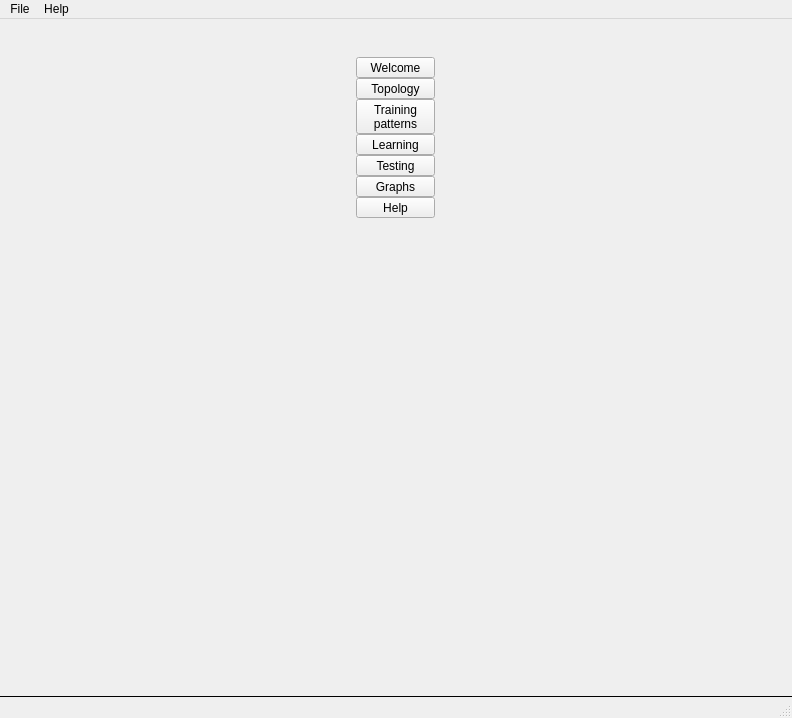
<?xml version="1.0" encoding="UTF-8"?>
<ui version="4.0">
 <class>MainWindow</class>
 <widget class="QMainWindow" name="MainWindow">
  <property name="geometry">
   <rect>
    <x>0</x>
    <y>0</y>
    <width>792</width>
    <height>718</height>
   </rect>
  </property>
  <property name="windowTitle">
   <string>MainWindow</string>
  </property>
  <property name="tabShape">
   <enum>QTabWidget::Rounded</enum>
  </property>
  <widget class="QWidget" name="centralWidget">
   <layout class="QHBoxLayout" name="horizontalLayout">
    <property name="spacing">
     <number>0</number>
    </property>
    <property name="margin">
     <number>0</number>
    </property>
    <item>
     <widget class="QFrame" name="frame_3">
      <property name="sizePolicy">
       <sizepolicy hsizetype="Fixed" vsizetype="Preferred">
        <horstretch>1</horstretch>
        <verstretch>0</verstretch>
       </sizepolicy>
      </property>
      <property name="minimumSize">
       <size>
        <width>80</width>
        <height>0</height>
       </size>
      </property>
      <property name="maximumSize">
       <size>
        <width>80</width>
        <height>16777215</height>
       </size>
      </property>
      <property name="baseSize">
       <size>
        <width>0</width>
        <height>0</height>
       </size>
      </property>
      <property name="styleSheet">
       <string notr="true"/>
      </property>
      <property name="frameShape">
       <enum>QFrame::NoFrame</enum>
      </property>
      <property name="frameShadow">
       <enum>QFrame::Raised</enum>
      </property>
      <layout class="QVBoxLayout" name="verticalLayout_2">
       <property name="spacing">
        <number>0</number>
       </property>
       <property name="margin">
        <number>0</number>
       </property>
       <item>
        <widget class="QFrame" name="frame_5">
         <property name="minimumSize">
          <size>
           <width>0</width>
           <height>28</height>
          </size>
         </property>
         <property name="maximumSize">
          <size>
           <width>16777215</width>
           <height>28</height>
          </size>
         </property>
         <property name="styleSheet">
          <string notr="true">background-image: url(:/Images/toolbar.png);
border-right: 1px solid black;</string>
         </property>
         <property name="lineWidth">
          <number>0</number>
         </property>
        </widget>
       </item>
       <item>
        <widget class="QFrame" name="frame">
         <property name="styleSheet">
          <string notr="true">background-image: url(:/Images/toolmenu.png);
border-right: 1px solid black;</string>
         </property>
         <property name="frameShadow">
          <enum>QFrame::Raised</enum>
         </property>
         <layout class="QVBoxLayout" name="verticalLayout">
          <property name="spacing">
           <number>0</number>
          </property>
          <property name="margin">
           <number>0</number>
          </property>
          <item>
           <spacer name="verticalSpacer_2">
            <property name="orientation">
             <enum>Qt::Vertical</enum>
            </property>
            <property name="sizeType">
             <enum>QSizePolicy::Fixed</enum>
            </property>
            <property name="sizeHint" stdset="0">
             <size>
              <width>20</width>
              <height>10</height>
             </size>
            </property>
           </spacer>
          </item>
          <item>
           <widget class="QToolButton" name="toolButton_2">
            <property name="sizePolicy">
             <sizepolicy hsizetype="Fixed" vsizetype="Fixed">
              <horstretch>0</horstretch>
              <verstretch>0</verstretch>
             </sizepolicy>
            </property>
            <property name="minimumSize">
             <size>
              <width>79</width>
              <height>0</height>
             </size>
            </property>
            <property name="baseSize">
             <size>
              <width>0</width>
              <height>0</height>
             </size>
            </property>
            <property name="text">
             <string>Welcome</string>
            </property>
            <property name="icon">
             <iconset resource="../styles.qrc">
              <normaloff>:/Images/welcome.png</normaloff>:/Images/welcome.png</iconset>
            </property>
            <property name="iconSize">
             <size>
              <width>32</width>
              <height>32</height>
             </size>
            </property>
            <property name="checkable">
             <bool>true</bool>
            </property>
            <property name="popupMode">
             <enum>QToolButton::DelayedPopup</enum>
            </property>
            <property name="toolButtonStyle">
             <enum>Qt::ToolButtonTextUnderIcon</enum>
            </property>
            <property name="autoRaise">
             <bool>false</bool>
            </property>
            <attribute name="buttonGroup">
             <string notr="true">buttonGroup</string>
            </attribute>
           </widget>
          </item>
          <item>
           <widget class="QToolButton" name="toolButton">
            <property name="sizePolicy">
             <sizepolicy hsizetype="Fixed" vsizetype="Fixed">
              <horstretch>0</horstretch>
              <verstretch>0</verstretch>
             </sizepolicy>
            </property>
            <property name="minimumSize">
             <size>
              <width>79</width>
              <height>0</height>
             </size>
            </property>
            <property name="baseSize">
             <size>
              <width>0</width>
              <height>0</height>
             </size>
            </property>
            <property name="text">
             <string>Topology</string>
            </property>
            <property name="icon">
             <iconset resource="../styles.qrc">
              <normaloff>:/Images/files.png</normaloff>:/Images/files.png</iconset>
            </property>
            <property name="iconSize">
             <size>
              <width>32</width>
              <height>32</height>
             </size>
            </property>
            <property name="checkable">
             <bool>true</bool>
            </property>
            <property name="popupMode">
             <enum>QToolButton::DelayedPopup</enum>
            </property>
            <property name="toolButtonStyle">
             <enum>Qt::ToolButtonTextUnderIcon</enum>
            </property>
            <property name="autoRaise">
             <bool>false</bool>
            </property>
            <attribute name="buttonGroup">
             <string notr="true">buttonGroup</string>
            </attribute>
           </widget>
          </item>
          <item>
           <widget class="QToolButton" name="toolButton_5">
            <property name="sizePolicy">
             <sizepolicy hsizetype="Fixed" vsizetype="Fixed">
              <horstretch>0</horstretch>
              <verstretch>0</verstretch>
             </sizepolicy>
            </property>
            <property name="minimumSize">
             <size>
              <width>79</width>
              <height>0</height>
             </size>
            </property>
            <property name="baseSize">
             <size>
              <width>0</width>
              <height>0</height>
             </size>
            </property>
            <property name="text">
             <string>Training
patterns</string>
            </property>
            <property name="icon">
             <iconset resource="../styles.qrc">
              <normaloff>:/Images/files.png</normaloff>:/Images/files.png</iconset>
            </property>
            <property name="iconSize">
             <size>
              <width>32</width>
              <height>32</height>
             </size>
            </property>
            <property name="checkable">
             <bool>true</bool>
            </property>
            <property name="popupMode">
             <enum>QToolButton::DelayedPopup</enum>
            </property>
            <property name="toolButtonStyle">
             <enum>Qt::ToolButtonTextUnderIcon</enum>
            </property>
            <property name="autoRaise">
             <bool>false</bool>
            </property>
            <attribute name="buttonGroup">
             <string notr="true">buttonGroup</string>
            </attribute>
           </widget>
          </item>
          <item>
           <widget class="QToolButton" name="toolButton_4">
            <property name="sizePolicy">
             <sizepolicy hsizetype="Fixed" vsizetype="Fixed">
              <horstretch>0</horstretch>
              <verstretch>0</verstretch>
             </sizepolicy>
            </property>
            <property name="minimumSize">
             <size>
              <width>79</width>
              <height>0</height>
             </size>
            </property>
            <property name="baseSize">
             <size>
              <width>0</width>
              <height>0</height>
             </size>
            </property>
            <property name="text">
             <string>Learning</string>
            </property>
            <property name="icon">
             <iconset resource="../styles.qrc">
              <normaloff>:/Images/files.png</normaloff>:/Images/files.png</iconset>
            </property>
            <property name="iconSize">
             <size>
              <width>32</width>
              <height>32</height>
             </size>
            </property>
            <property name="checkable">
             <bool>true</bool>
            </property>
            <property name="popupMode">
             <enum>QToolButton::DelayedPopup</enum>
            </property>
            <property name="toolButtonStyle">
             <enum>Qt::ToolButtonTextUnderIcon</enum>
            </property>
            <property name="autoRaise">
             <bool>false</bool>
            </property>
            <attribute name="buttonGroup">
             <string notr="true">buttonGroup</string>
            </attribute>
           </widget>
          </item>
          <item>
           <widget class="QToolButton" name="toolButton_6">
            <property name="sizePolicy">
             <sizepolicy hsizetype="Fixed" vsizetype="Fixed">
              <horstretch>0</horstretch>
              <verstretch>0</verstretch>
             </sizepolicy>
            </property>
            <property name="minimumSize">
             <size>
              <width>79</width>
              <height>0</height>
             </size>
            </property>
            <property name="baseSize">
             <size>
              <width>0</width>
              <height>0</height>
             </size>
            </property>
            <property name="text">
             <string>Testing</string>
            </property>
            <property name="icon">
             <iconset resource="../styles.qrc">
              <normaloff>:/Images/files.png</normaloff>:/Images/files.png</iconset>
            </property>
            <property name="iconSize">
             <size>
              <width>32</width>
              <height>32</height>
             </size>
            </property>
            <property name="checkable">
             <bool>true</bool>
            </property>
            <property name="popupMode">
             <enum>QToolButton::DelayedPopup</enum>
            </property>
            <property name="toolButtonStyle">
             <enum>Qt::ToolButtonTextUnderIcon</enum>
            </property>
            <property name="autoRaise">
             <bool>false</bool>
            </property>
            <attribute name="buttonGroup">
             <string notr="true">buttonGroup</string>
            </attribute>
           </widget>
          </item>
          <item>
           <widget class="QToolButton" name="toolButton_7">
            <property name="sizePolicy">
             <sizepolicy hsizetype="Fixed" vsizetype="Fixed">
              <horstretch>0</horstretch>
              <verstretch>0</verstretch>
             </sizepolicy>
            </property>
            <property name="minimumSize">
             <size>
              <width>79</width>
              <height>0</height>
             </size>
            </property>
            <property name="baseSize">
             <size>
              <width>0</width>
              <height>0</height>
             </size>
            </property>
            <property name="text">
             <string>Graphs</string>
            </property>
            <property name="icon">
             <iconset resource="../styles.qrc">
              <normaloff>:/Images/files.png</normaloff>:/Images/files.png</iconset>
            </property>
            <property name="iconSize">
             <size>
              <width>32</width>
              <height>32</height>
             </size>
            </property>
            <property name="checkable">
             <bool>true</bool>
            </property>
            <property name="popupMode">
             <enum>QToolButton::DelayedPopup</enum>
            </property>
            <property name="toolButtonStyle">
             <enum>Qt::ToolButtonTextUnderIcon</enum>
            </property>
            <property name="autoRaise">
             <bool>false</bool>
            </property>
            <attribute name="buttonGroup">
             <string notr="true">buttonGroup</string>
            </attribute>
           </widget>
          </item>
          <item>
           <widget class="QToolButton" name="toolButton_3">
            <property name="sizePolicy">
             <sizepolicy hsizetype="Fixed" vsizetype="Fixed">
              <horstretch>0</horstretch>
              <verstretch>0</verstretch>
             </sizepolicy>
            </property>
            <property name="minimumSize">
             <size>
              <width>79</width>
              <height>0</height>
             </size>
            </property>
            <property name="baseSize">
             <size>
              <width>0</width>
              <height>0</height>
             </size>
            </property>
            <property name="text">
             <string>Help</string>
            </property>
            <property name="icon">
             <iconset resource="../styles.qrc">
              <normaloff>:/Images/help.png</normaloff>:/Images/help.png</iconset>
            </property>
            <property name="iconSize">
             <size>
              <width>32</width>
              <height>32</height>
             </size>
            </property>
            <property name="checkable">
             <bool>true</bool>
            </property>
            <property name="popupMode">
             <enum>QToolButton::DelayedPopup</enum>
            </property>
            <property name="toolButtonStyle">
             <enum>Qt::ToolButtonTextUnderIcon</enum>
            </property>
            <property name="autoRaise">
             <bool>false</bool>
            </property>
            <attribute name="buttonGroup">
             <string notr="true">buttonGroup</string>
            </attribute>
           </widget>
          </item>
          <item>
           <spacer name="verticalSpacer">
            <property name="orientation">
             <enum>Qt::Vertical</enum>
            </property>
            <property name="sizeHint" stdset="0">
             <size>
              <width>20</width>
              <height>40</height>
             </size>
            </property>
           </spacer>
          </item>
         </layout>
        </widget>
       </item>
      </layout>
     </widget>
    </item>
   </layout>
  </widget>
  <widget class="QStatusBar" name="statusBar">
   <property name="styleSheet">
    <string notr="true">QStatusBar{
	border-top: 1px solid black;
}</string>
   </property>
  </widget>
  <widget class="QMenuBar" name="menuBar">
   <property name="geometry">
    <rect>
     <x>0</x>
     <y>0</y>
     <width>792</width>
     <height>20</height>
    </rect>
   </property>
   <widget class="QMenu" name="menuFile">
    <property name="title">
     <string>File</string>
    </property>
    <addaction name="actionExit"/>
   </widget>
   <widget class="QMenu" name="menuHelp">
    <property name="title">
     <string>Help</string>
    </property>
    <addaction name="actionAbout"/>
    <addaction name="actionHelp"/>
    <addaction name="actionAbout_Qt4"/>
   </widget>
   <addaction name="menuFile"/>
   <addaction name="menuHelp"/>
  </widget>
  <action name="actionExit">
   <property name="text">
    <string>Exit</string>
   </property>
  </action>
  <action name="actionAbout">
   <property name="text">
    <string>About</string>
   </property>
  </action>
  <action name="actionHelp">
   <property name="text">
    <string>Help</string>
   </property>
  </action>
  <action name="actionAbout_Qt4">
   <property name="text">
    <string>About Qt4</string>
   </property>
  </action>
 </widget>
 <layoutdefault spacing="6" margin="11"/>
 <resources>
  <include location="../styles.qrc"/>
 </resources>
 <connections/>
 <buttongroups>
  <buttongroup name="buttonGroup"/>
 </buttongroups>
</ui>
